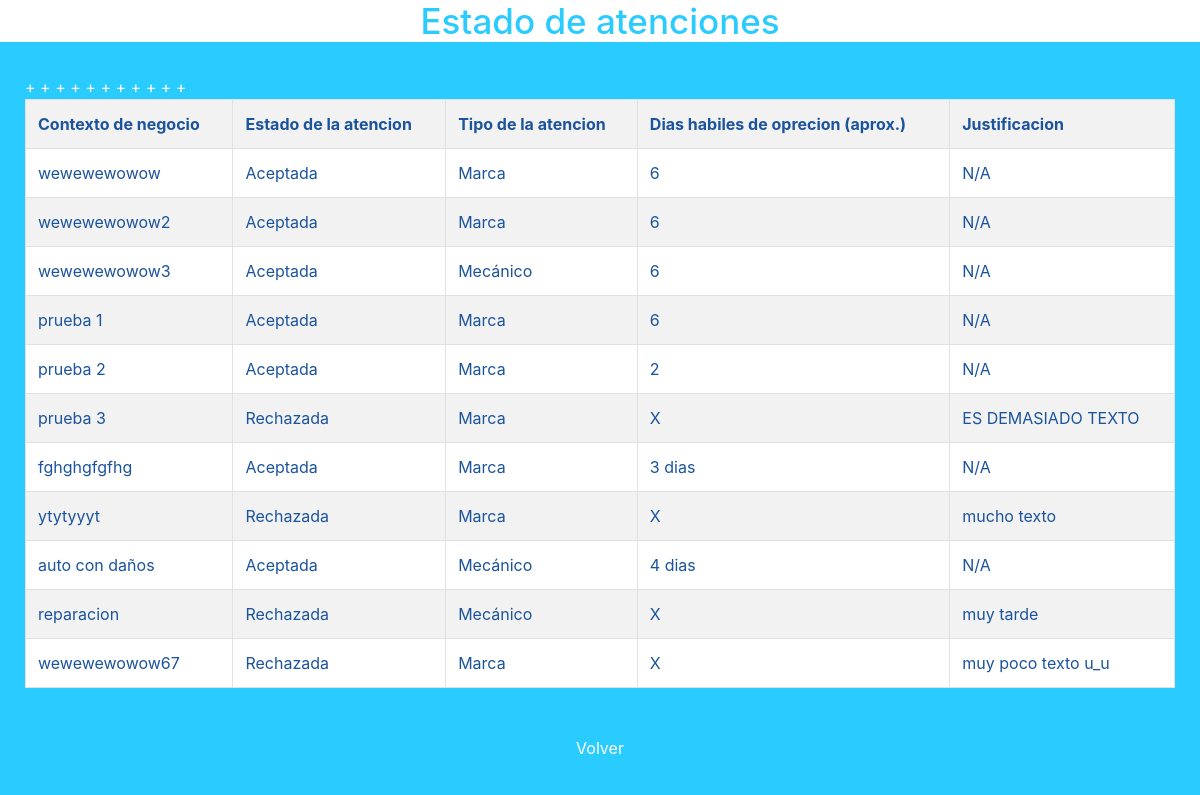
The app's page /tallerRayo/Estado_antenciones_adr with its own data.
### tallerRayo/models.py (models this page shows, shortened)
class formularioRes(models.Model):
     trabajos = models.CharField(primary_key=True, max_length=255)
     estado = models.CharField(max_length=50)
     tipoAtencion = models.CharField(max_length=50)
     diasHabiles = models.CharField(max_length=30)
     justificacion = models.CharField(max_length=300)

### tallerRayo/views.py (the view)
# urls.py: path('Estado_antenciones_adr', views.Estado_antenciones_adr, name='Estado_antenciones_adr'),
def Estado_antenciones_adr(request):
    formres= formularioRes.objects.all()
    context={"formres": formres}
    return render(request, 'Estado_antenciones_adr.html', context)

### tallerRayo/templates/Estado_antenciones_adr.html (shortened to what this page needs)
{% load static %}
<!DOCTYPE html>
<html>
  <head content="width=device-width, initial-scale=1.0">
   <link rel="stylesheet" href="https://stackpath.bootstrapcdn.com/bootstrap/4.1.3/css/bootstrap.min.css"
>
    <link rel="stylesheet" href="{% static 'css/css.css' %}">
  </head>
  <body class="bow">
     <div class="cajaTexto">
      <h2><header>Estado de atenciones</header></h2>
     </div>
     <div class="lario3">
      <table class="table table-bordered table-striped" id="tabla1" style="background-color: white; color: #1b539c;">
        {% if formres%}
          <th>Contexto de negocio</th>
          <th>Estado de la atencion</th>
          <th>Tipo de la atencion</th>
          <th>Dias habiles de oprecion (aprox.)</th>
          <th>Justificacion</th>
          {% for x in formres%}
            <tr>
              <td>{{ x.trabajos}}</td>
              <td>{{ x.estado}}</td>
              <td>
                {% if x.tipoAtencion == "marc" %}
                Marca
              {% elif x.tipoAtencion == "mec" %}
                Mecánico
              {% elif x.tipoAtencion == "mod" %}
                Modelo
              {% else %}
                {{ x.tipoAtencion }}
              {% endif %}
              </td>
              <td>{{ x.diasHabiles}}</td>
              <td>{{ x.justificacion}}</td>
            </tr>
          {% endfor%}
        {% else %}
        <tr>
          <td>No existen atenciones</td>
        </tr>
        {%endif%}
      </table>
     </div>
      <div class="buttons">
        <center><div class="nav-item">
            <a href="{% url 'cuenta_angel_d_revilla' %}" style="color: white;" type="button" class="login-button btn btn-xs btn-default" title="Log in">
             Volver </a></center>
      </div>
  </body>
</html>

### tallerRayo/static/css/css.css (style rules this page uses)
header { color: #2ACBFF; text-align: center; font-size: 35px; }
.bow { background-color:#2ACBFF; }
.cajaTexto * { background-color: white !important; }
a { color: #2ACBFF; }
.lario3 { display: flex; justify-content: center; padding: 25px; margin:auto; background-color:#2ACBFF; color: white; list-style: none; flex-direction: column; }

### records on screen
formularioRes: trabajos "wewewewowow", estado "Aceptada", tipoAtencion "Marca", diasHabiles "6", justificacion "N/A"
formularioRes: trabajos "wewewewowow2", estado "Aceptada", tipoAtencion "Marca", diasHabiles "6", justificacion "N/A"
formularioRes: trabajos "wewewewowow3", estado "Aceptada", tipoAtencion "Mecánico", diasHabiles "6", justificacion "N/A"
formularioRes: trabajos "prueba 1", estado "Aceptada", tipoAtencion "Marca", diasHabiles "6", justificacion "N/A"
formularioRes: trabajos "prueba 2", estado "Aceptada", tipoAtencion "Marca", diasHabiles "2", justificacion "N/A"
formularioRes: trabajos "prueba 3", estado "Rechazada", tipoAtencion "Marca", diasHabiles "X", justificacion "ES DEMASIADO TEXTO"
formularioRes: trabajos "fghghgfgfhg", estado "Aceptada", tipoAtencion "Marca", diasHabiles "3 dias", justificacion "N/A"
formularioRes: trabajos "ytytyyyt", estado "Rechazada", tipoAtencion "Marca", diasHabiles "X", justificacion "mucho texto"
formularioRes: trabajos "auto con daños", estado "Aceptada", tipoAtencion "Mecánico", diasHabiles "4 dias", justificacion "N/A"
formularioRes: trabajos "reparacion", estado "Rechazada", tipoAtencion "Mecánico", diasHabiles "X", justificacion "muy tarde"
formularioRes: trabajos "wewewewowow67", estado "Rechazada", tipoAtencion "Marca", diasHabiles "X", justificacion "muy poco texto u_u"
